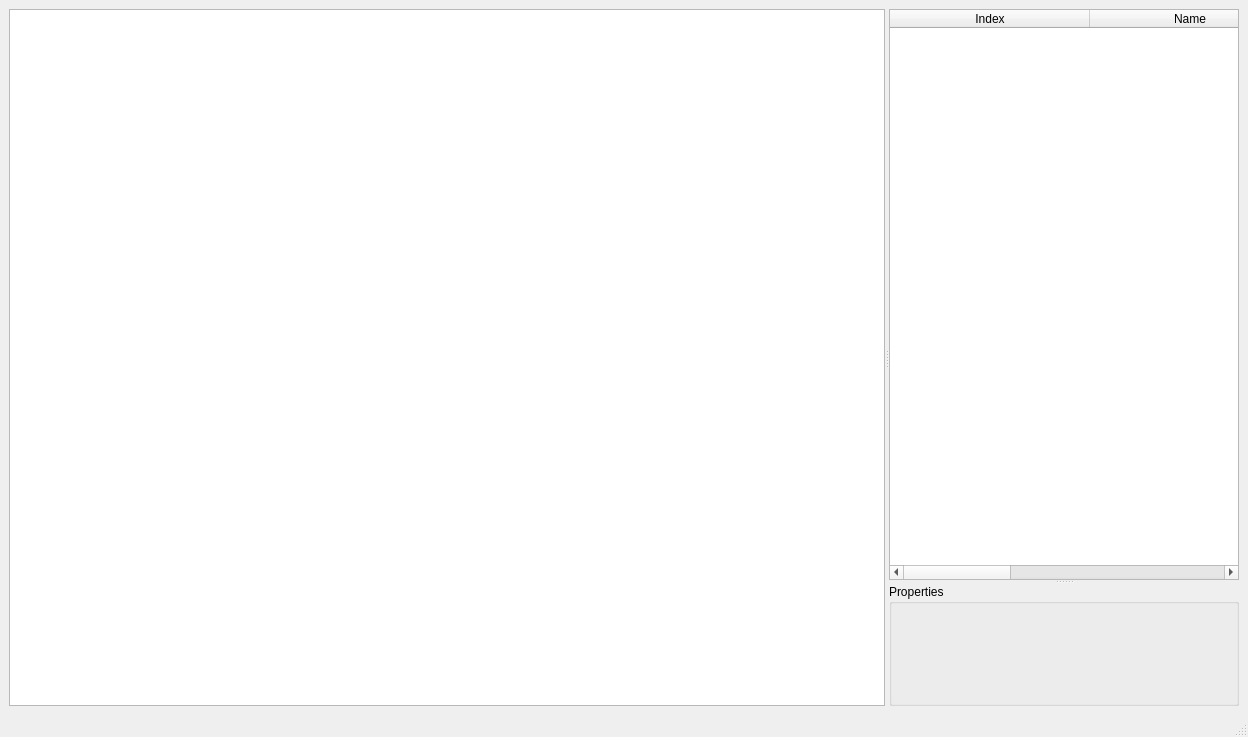
<?xml version="1.0" encoding="UTF-8"?>
<ui version="4.0">
 <class>MainWindow</class>
 <widget class="QMainWindow" name="MainWindow">
  <property name="geometry">
   <rect>
    <x>0</x>
    <y>0</y>
    <width>1248</width>
    <height>737</height>
   </rect>
  </property>
  <property name="windowTitle">
   <string>Motion Preprocessing Tool</string>
  </property>
  <widget class="QWidget" name="centralwidget">
   <layout class="QGridLayout" name="gridLayout">
    <item row="0" column="0">
     <widget class="QSplitter" name="splitter_2">
      <property name="orientation">
       <enum>Qt::Horizontal</enum>
      </property>
      <widget class="QWidget" name="gridLayoutWidget_2">
       <layout class="QGridLayout" name="gl_container">
        <property name="leftMargin">
         <number>0</number>
        </property>
        <property name="topMargin">
         <number>0</number>
        </property>
        <item row="0" column="0">
         <widget class="SceneViewerWidget" name="animationViewer">
          <property name="minimumSize">
           <size>
            <width>640</width>
            <height>480</height>
           </size>
          </property>
         </widget>
        </item>
       </layout>
      </widget>
      <widget class="QSplitter" name="splitter">
       <property name="orientation">
        <enum>Qt::Vertical</enum>
       </property>
       <widget class="SceneObjectTableWidget" name="sceneObjectTableWidget">
        <property name="columnCount">
         <number>3</number>
        </property>
        <attribute name="horizontalHeaderDefaultSectionSize">
         <number>50</number>
        </attribute>
        <attribute name="horizontalHeaderMinimumSectionSize">
         <number>200</number>
        </attribute>
        <attribute name="horizontalHeaderStretchLastSection">
         <bool>true</bool>
        </attribute>
        <column>
         <property name="text">
          <string>Index</string>
         </property>
        </column>
        <column>
         <property name="text">
          <string>Name</string>
         </property>
        </column>
        <column>
         <property name="text">
          <string>Color</string>
         </property>
        </column>
       </widget>
       <widget class="QGroupBox" name="objectPropertiesGroupBox">
        <property name="title">
         <string>Properties</string>
        </property>
        <layout class="QGridLayout" name="gridLayout_2">
         <item row="0" column="0">
          <layout class="QGridLayout" name="objectPropertiesLayout"/>
         </item>
        </layout>
       </widget>
      </widget>
     </widget>
    </item>
   </layout>
  </widget>
  <widget class="QMenuBar" name="menuBar">
   <property name="geometry">
    <rect>
     <x>0</x>
     <y>0</y>
     <width>1248</width>
     <height>21</height>
    </rect>
   </property>
  </widget>
  <widget class="QStatusBar" name="statusBar"/>
 </widget>
 <customwidgets>
  <customwidget>
   <class>SceneViewerWidget</class>
   <extends>QGraphicsView</extends>
   <header>motion_analysis/gui/widgets/scene_viewer</header>
  </customwidget>
  <customwidget>
   <class>SceneObjectTableWidget</class>
   <extends>QTableWidget</extends>
   <header>motion_analysis/gui/widgets/scene_object_table_widget</header>
  </customwidget>
 </customwidgets>
 <resources/>
 <connections/>
</ui>
